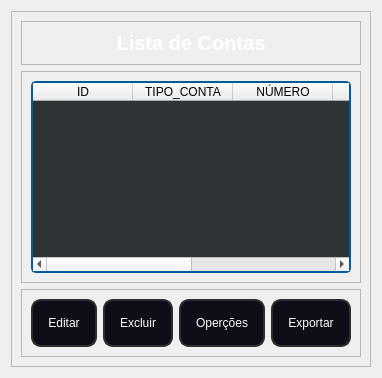
            <widget class="QWidget" name="page_list_conta">
             <layout class="QVBoxLayout" name="verticalLayout_24">
              <item>
               <widget class="QFrame" name="frame_16">
                <property name="frameShape">
                 <enum>QFrame::StyledPanel</enum>
                </property>
                <property name="frameShadow">
                 <enum>QFrame::Raised</enum>
                </property>
                <layout class="QVBoxLayout" name="verticalLayout_25">
                 <item>
                  <widget class="QFrame" name="frame_18">
                   <property name="maximumSize">
                    <size>
                     <width>16777215</width>
                     <height>50</height>
                    </size>
                   </property>
                   <property name="styleSheet">
                    <string notr="true">QLabel{
	
	color: rgb(255, 255, 255);
}</string>
                   </property>
                   <property name="frameShape">
                    <enum>QFrame::StyledPanel</enum>
                   </property>
                   <property name="frameShadow">
                    <enum>QFrame::Raised</enum>
                   </property>
                   <layout class="QVBoxLayout" name="verticalLayout_26">
                    <item>
                     <widget class="QLabel" name="label_14">
                      <property name="font">
                       <font>
                        <pointsize>15</pointsize>
                        <weight>75</weight>
                        <bold>true</bold>
                       </font>
                      </property>
                      <property name="text">
                       <string>Lista de Contas</string>
                      </property>
                      <property name="alignment">
                       <set>Qt::AlignCenter</set>
                      </property>
                     </widget>
                    </item>
                   </layout>
                  </widget>
                 </item>
                 <item>
                  <widget class="QFrame" name="frame_19">
                   <property name="styleSheet">
                    <string notr="true"/>
                   </property>
                   <property name="frameShape">
                    <enum>QFrame::StyledPanel</enum>
                   </property>
                   <property name="frameShadow">
                    <enum>QFrame::Raised</enum>
                   </property>
                   <layout class="QGridLayout" name="gridLayout_10">
                    <property name="leftMargin">
                     <number>9</number>
                    </property>
                    <item row="0" column="0">
                     <widget class="QTableWidget" name="tableWidget">
                      <property name="maximumSize">
                       <size>
                        <width>604</width>
                        <height>600</height>
                       </size>
                      </property>
                      <property name="styleSheet">
                       <string notr="true">QTableWidget{
	
	background-color: rgb(46, 52, 54);
	color: rgb(255, 255, 255);
	border-radius: 5px;
	border: 2px solid rgb(1, 90, 153);
}</string>
                      </property>
                      <column>
                       <property name="text">
                        <string>ID</string>
                       </property>
                       <property name="textAlignment">
                        <set>AlignCenter</set>
                       </property>
                       <property name="background">
                        <color>
                         <red>255</red>
                         <green>255</green>
                         <blue>255</blue>
                        </color>
                       </property>
                      </column>
                      <column>
                       <property name="text">
                        <string>TIPO_CONTA</string>
                       </property>
                       <property name="textAlignment">
                        <set>AlignCenter</set>
                       </property>
                       <property name="background">
                        <color>
                         <red>255</red>
                         <green>255</green>
                         <blue>255</blue>
                        </color>
                       </property>
                      </column>
                      <column>
                       <property name="text">
                        <string>NÚMERO</string>
                       </property>
                       <property name="textAlignment">
                        <set>AlignCenter</set>
                       </property>
                       <property name="background">
                        <color>
                         <red>255</red>
                         <green>255</green>
                         <blue>255</blue>
                        </color>
                       </property>
                      </column>
                      <column>
                       <property name="text">
                        <string>TITULAR</string>
                       </property>
                       <property name="textAlignment">
                        <set>AlignCenter</set>
                       </property>
                       <property name="background">
                        <color>
                         <red>255</red>
                         <green>255</green>
                         <blue>255</blue>
                        </color>
                       </property>
                      </column>
                      <column>
                       <property name="text">
                        <string>SALDO</string>
                       </property>
                       <property name="textAlignment">
                        <set>AlignCenter</set>
                       </property>
                       <property name="background">
                        <color>
                         <red>255</red>
                         <green>255</green>
                         <blue>255</blue>
                        </color>
                       </property>
                      </column>
                      <column>
                       <property name="text">
                        <string>LIMITE</string>
                       </property>
                       <property name="textAlignment">
                        <set>AlignCenter</set>
                       </property>
                       <property name="background">
                        <color>
                         <red>255</red>
                         <green>255</green>
                         <blue>255</blue>
                        </color>
                       </property>
                      </column>
                     </widget>
                    </item>
                   </layout>
                  </widget>
                 </item>
                 <item>
                  <widget class="QFrame" name="frame_20">
                   <property name="maximumSize">
                    <size>
                     <width>16777215</width>
                     <height>100</height>
                    </size>
                   </property>
                   <property name="styleSheet">
                    <string notr="true"/>
                   </property>
                   <property name="frameShape">
                    <enum>QFrame::StyledPanel</enum>
                   </property>
                   <property name="frameShadow">
                    <enum>QFrame::Raised</enum>
                   </property>
                   <layout class="QGridLayout" name="gridLayout_9">
                    <item row="0" column="0">
                     <widget class="QPushButton" name="pushButton_create_conta_2">
                      <property name="enabled">
                       <bool>true</bool>
                      </property>
                      <property name="maximumSize">
                       <size>
                        <width>200</width>
                        <height>16777215</height>
                       </size>
                      </property>
                      <property name="styleSheet">
                       <string notr="true">QPushButton{
	border: 2px solid rgb(45, 45, 45);
	border-radius: 10px;
	padding: 15px;
	background-color: rgb(14, 13, 24);
	color: rgb(255, 255, 255);	
}

QPushButton:hover{
	border: 2px solid rgb(0, 66, 124);
}</string>
                      </property>
                      <property name="text">
                       <string>Editar</string>
                      </property>
                     </widget>
                    </item>
                    <item row="0" column="1">
                     <widget class="QPushButton" name="pushButton_create_conta_3">
                      <property name="enabled">
                       <bool>true</bool>
                      </property>
                      <property name="maximumSize">
                       <size>
                        <width>200</width>
                        <height>16777215</height>
                       </size>
                      </property>
                      <property name="styleSheet">
                       <string notr="true">QPushButton{
	border: 2px solid rgb(45, 45, 45);
	border-radius: 10px;
	padding: 15px;
	background-color: rgb(14, 13, 24);
	color: rgb(255, 255, 255);	
}

QPushButton:hover{
	border: 2px solid rgb(0, 66, 124);
}</string>
                      </property>
                      <property name="text">
                       <string>Excluir</string>
                      </property>
                     </widget>
                    </item>
                    <item row="0" column="2">
                     <widget class="QPushButton" name="pushButton_create_conta_4">
                      <property name="enabled">
                       <bool>true</bool>
                      </property>
                      <property name="maximumSize">
                       <size>
                        <width>200</width>
                        <height>16777215</height>
                       </size>
                      </property>
                      <property name="styleSheet">
                       <string notr="true">QPushButton{
	border: 2px solid rgb(45, 45, 45);
	border-radius: 10px;
	padding: 15px;
	background-color: rgb(14, 13, 24);
	color: rgb(255, 255, 255);	
}

QPushButton:hover{
	border: 2px solid rgb(0, 66, 124);
}</string>
                      </property>
                      <property name="text">
                       <string>Operções</string>
                      </property>
                     </widget>
                    </item>
                    <item row="0" column="3">
                     <widget class="QPushButton" name="pushButton_create_conta_5">
                      <property name="enabled">
                       <bool>true</bool>
                      </property>
                      <property name="maximumSize">
                       <size>
                        <width>200</width>
                        <height>16777215</height>
                       </size>
                      </property>
                      <property name="styleSheet">
                       <string notr="true">QPushButton{
	border: 2px solid rgb(45, 45, 45);
	border-radius: 10px;
	padding: 15px;
	background-color: rgb(14, 13, 24);
	color: rgb(255, 255, 255);	
}

QPushButton:hover{
	border: 2px solid rgb(0, 66, 124);
}</string>
                      </property>
                      <property name="text">
                       <string>Exportar</string>
                      </property>
                     </widget>
                    </item>
                   </layout>
                  </widget>
                 </item>
                </layout>
               </widget>
              </item>
             </layout>
            </widget>
